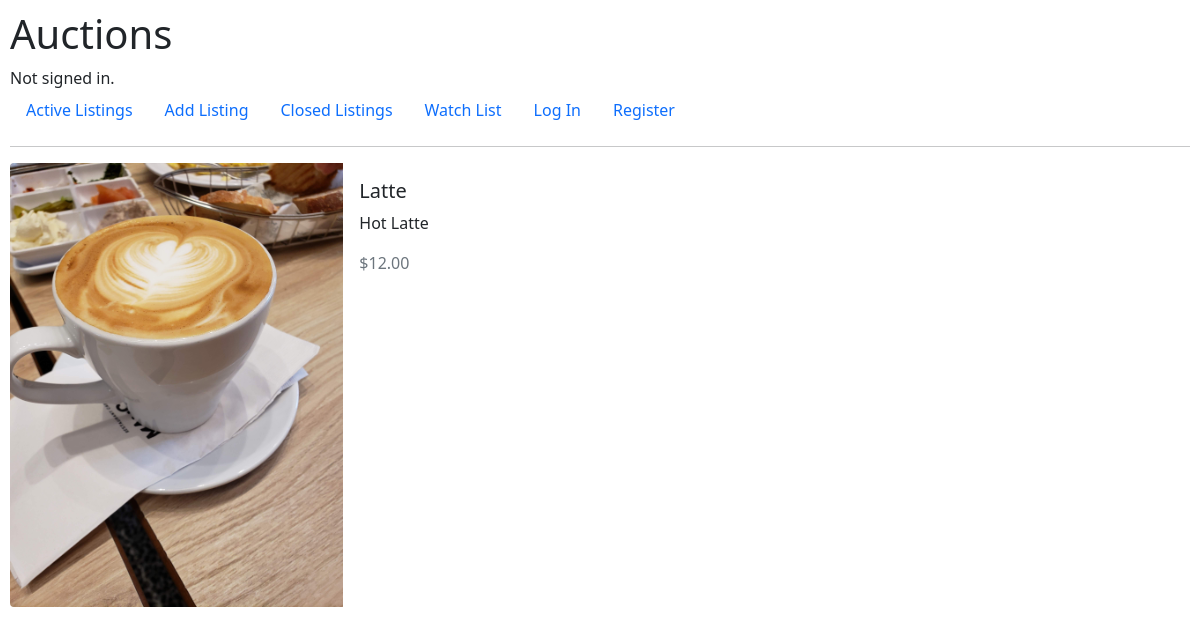
Page /closed/1 on the committed database.
### auctions/models.py (models this page shows)
class Closed_listings(models.Model):
    user_id = models.ForeignKey(User, on_delete=models.CASCADE, related_name='stared_auction')
    title = models.CharField(max_length=100)
    description = models.TextField()
    price_sold = models.DecimalField(max_digits=5, decimal_places=2)
    image = models.ImageField(upload_to="images/")
    winner = models.ForeignKey(User, on_delete=models.CASCADE, related_name='won_auction')

### auctions/views.py (the view)
# urls.py: path("closed/<int:id>", views.closed, name="closed"),
def closed(request, id):
    return render(request, "auctions/closed.html",{
        "listing": Closed_listings.objects.get(id=id)
    })

### auctions/templates/auctions/closed.html (shortened to what this page needs)
{% extends "auctions/layout.html" %}
{% block body %}
  <div class="mb-3" style="max-width: 1000px;">
  <div class="row g-0">
    <div class="col-md-4">
      <img src="{{ listing.image.url }}" class="img-fluid rounded-start" alt="{{listing.title}}">
    </div>
    <div class="col-md-8">
      <div class="card-body">
        <h5 class="card-title">{{listing.title}}</h5>
        <p class="card-text">{{listing.description}}</p>
        <p class="card-text"><large class="text-muted">${{listing.price_sold}}</large></p>
      </div>
    </div>
  </div>
</div>
{% endblock %}

### auctions/static/auctions/styles.css (style rules this page uses)
body { padding: 10px; }

### rows in the picture
Closed_listings: image (picture), title "Latte", description "Hot Latte", price_sold "12.00"
